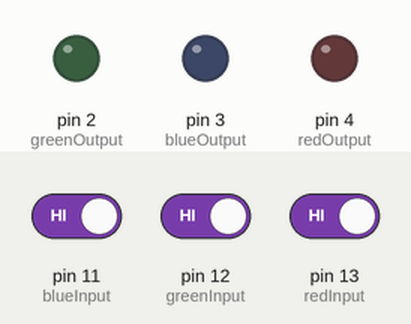
Simulated run of this sketch. Board: Arduino Uno, built with avr-gcc and run on an emulated ATmega328P. Parts: output pins drawn as LEDs (lit = HIGH). Inputs (shaded band) come from the test bench; at power-on: pin 11 (blueInput) HIGH, pin 12 (greenInput) HIGH, pin 13 (redInput) HIGH.

Above: at 1.2 s.
1.3 s: pin 11 (blueInput) driven LOW
At 2.3 s:
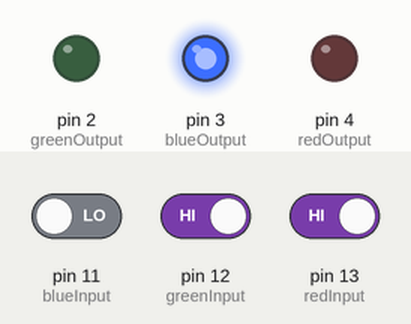
2.8 s: pin 12 (greenInput) driven LOW
At 3.5 s:
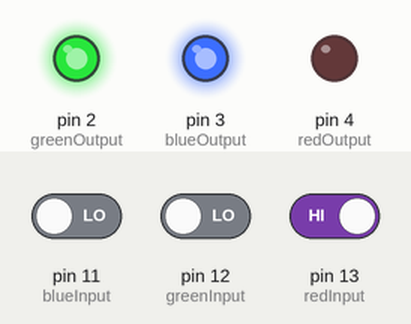
4.3 s: pin 13 (redInput) driven LOW
At 4.6 s:
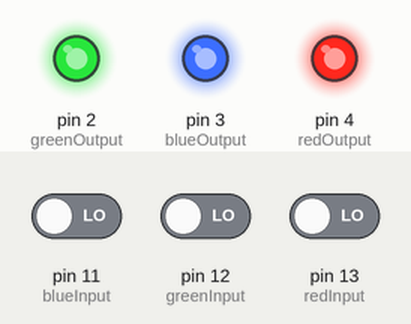
5.8 s: pin 11 (blueInput) driven HIGH
At 6.9 s:
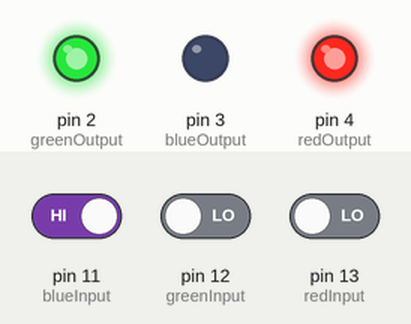
7.3 s: pin 12 (greenInput) driven HIGH
At 8.1 s:
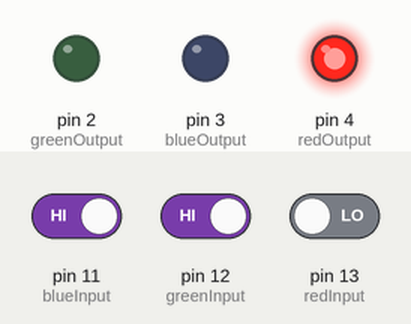
8.8 s: pin 11 (blueInput) driven LOW
At 9.2 s:
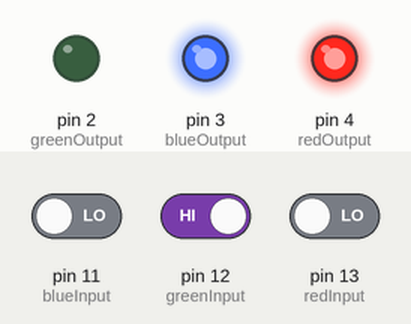
Timing chart, 0 to 11.3 s (numbered marks = the images above; inputs shaded):
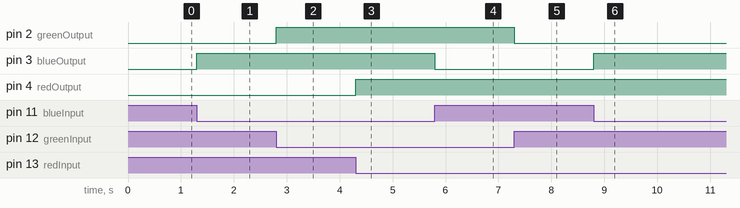

The sketch:

main.ino
```cpp
//--------     Outputs    --------
int redOutput = 4, greenOutput = 2, blueOutput = 3;

//--------     Inputs     --------
int redInput = 13, greenInput = 12, blueInput = 11;

//--------     Values     --------
int redValue = 0, greenValue = 0, blueValue = 0;

//--------     Auxiliaries --------
long long int time, beforeTime = 0;

int interval = 300;

void setup()
{
  time = millis();
  pinMode(redInput, INPUT);
  pinMode(greenInput, INPUT);
  pinMode(blueInput, INPUT);

  pinMode(redOutput, OUTPUT);
  pinMode(greenOutput, OUTPUT);
  pinMode(blueOutput, OUTPUT);
  Serial.begin(9600);
}

void loop()
{

  redValue = digitalRead(redInput);
  greenValue = digitalRead(greenInput);
  blueValue = digitalRead(blueInput);

  if(time > beforeTime + interval){
    if(redValue == 0)
      digitalWrite(redOutput, HIGH);
    else
      digitalWrite(redOutput, LOW);

    if(greenValue == 0)
      digitalWrite(greenOutput, HIGH);
    else
      digitalWrite(greenOutput, LOW);

    if(blueValue == 0)
      digitalWrite(blueOutput, HIGH);
    else
      digitalWrite(blueOutput, LOW);
  }

  time = millis();
}
```

Measured:
- after the input at 1.3 s, pin 3 (blueOutput): LOW → HIGH at once
- after the input at 2.8 s, pin 2 (greenOutput): LOW → HIGH at once
- after the input at 4.3 s, pin 4 (redOutput): LOW → HIGH at once
- after the input at 5.8 s, pin 3 (blueOutput): HIGH → LOW at once
- after the input at 7.3 s, pin 2 (greenOutput): HIGH → LOW at once
- after the input at 8.8 s, pin 3 (blueOutput): LOW → HIGH at once
